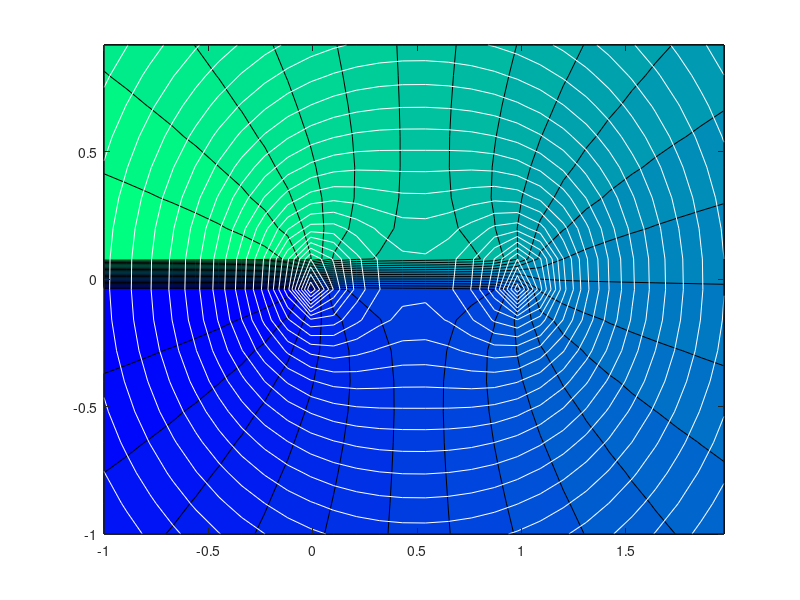

MATLAB code for this plot:
Q0=2*pi;
Q1=2*pi;          
xmin = -1;       
xmax = 2;        
dx = .11;         
ymin = -1;        
ymax = 1;         
dy = .12;         

gcontf = 25;               
gcont = 25;                                      
gstream = 1;                

zstart0 = 0 + i*0;
zstart1 = 1 + i*0;

[x,y] = meshgrid ([xmin:dx:xmax],[ymin:dy:ymax]);  
z = x+i*y; 
Phi =  -1*i/(pi+pi)*[Q0*log(z-zstart0) + Q1*log(z-zstart1)];   
      

if gcontf
    colormap(winter);  
    contourf (x,y,real(Phi),gcontf);
end
hold on;
if gcont contour (x,y,imag(Phi),gcont,'w'); end
